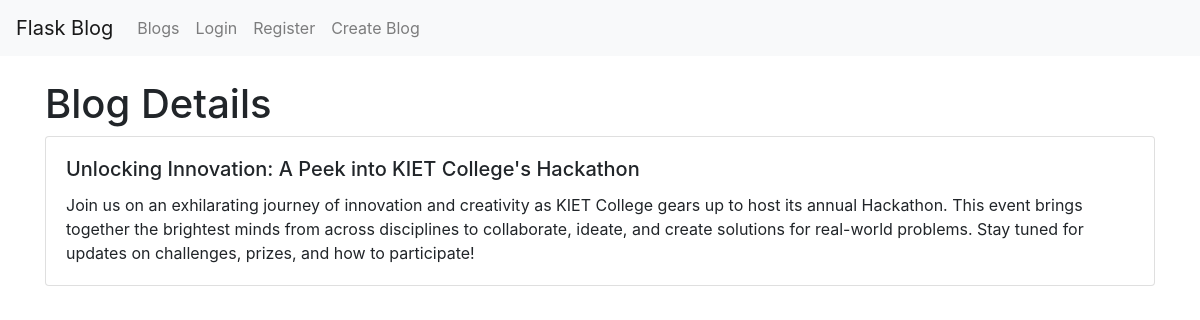
Screenshot of /blogs with the database file from the repository.
### tables this page shows
CREATE TABLE blogs
             (id INTEGER PRIMARY KEY AUTOINCREMENT, title TEXT, content TEXT);

### app.py (the view)
@app.route('/blogs')
def blogs():
    id = request.args.get('id', '1')  # Default id is set to '1'
    print("ID:", id)  # For debugging
    conn = get_db_connection()
    cursor = conn.execute('SELECT * FROM blogs WHERE id = '+ id)
    blog = cursor.fetchone()
    conn.close()
    print("Blog:", blog)  # For debugging
    return render_template('blogs.html', blog=blog)

### app.py (called while the page is built)
def get_db_connection():
    conn = sqlite3.connect('database.db')
    conn.row_factory = sqlite3.Row
    return conn

### templates/blogs.html
{% extends 'base.html' %}
{% block content %}
<h1>Blog Details</h1>
{% if blog %}
<div class="card">
    <div class="card-body">
        <h5 class="card-title">{{ blog['title'] }}</h5>
        <p class="card-text">{{ blog['content'] }}</p>
    </div>
</div>
{% else %}
<p>No blog found.</p>
{% endif %}
{% endblock %}

### templates/base.html (shortened to what this page needs)
<!DOCTYPE html>
<html lang="en">
<head>
    <link rel="stylesheet" href="https://stackpath.bootstrapcdn.com/bootstrap/4.5.2/css/bootstrap.min.css">
</head>
<body>
    <nav class="navbar navbar-expand-lg navbar-light bg-light">
        <a class="navbar-brand" href="/">Flask Blog</a>
        <div class="collapse navbar-collapse" id="navbarNav">
            <ul class="navbar-nav">
                <li class="nav-item">
                    <a class="nav-link" href="/blogs">Blogs</a>
                </li>
                <li class="nav-item">
                    <a class="nav-link" href="/login">Login</a>
                </li>
                <li class="nav-item">
                    <a class="nav-link" href="/register">Register</a>
                </li>
                <li class="nav-item">
                    <a class="nav-link" href="/create_blog">Create Blog</a>
                </li>
            </ul>
        </div>
    </nav>
    <div class="container mt-4">
        {% block content %}
        {% endblock %}
    </div>
</body>
</html>

### rows the page displays
blogs: title "Unlocking Innovation: A Peek into KIET College's Hackathon", content "Join us on an exhilarating journey of innovation and creativity as KIET College gears up to host its annual Hackathon. This event brings together the brightest minds from across disciplines to collaborate, ideate, and create solutions for real-world problems. Stay tuned for updates on challenges, prizes, and how to participate!"
